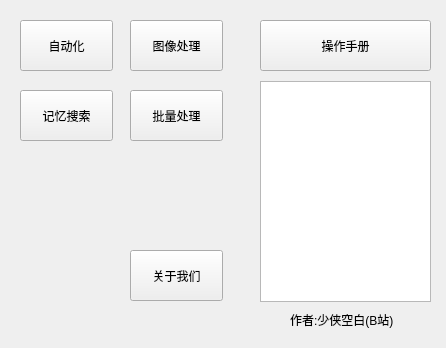
<?xml version="1.0" encoding="UTF-8"?>
<ui version="4.0">
 <class>Form</class>
 <widget class="QWidget" name="Form">
  <property name="geometry">
   <rect>
    <x>0</x>
    <y>0</y>
    <width>446</width>
    <height>348</height>
   </rect>
  </property>
  <property name="windowTitle">
   <string>Form</string>
  </property>
  <widget class="QPushButton" name="pushButton">
   <property name="geometry">
    <rect>
     <x>20</x>
     <y>20</y>
     <width>93</width>
     <height>51</height>
    </rect>
   </property>
   <property name="text">
    <string>自动化</string>
   </property>
  </widget>
  <widget class="QPushButton" name="pushButton_2">
   <property name="geometry">
    <rect>
     <x>130</x>
     <y>20</y>
     <width>93</width>
     <height>51</height>
    </rect>
   </property>
   <property name="text">
    <string>图像处理</string>
   </property>
  </widget>
  <widget class="QPushButton" name="pushButton_3">
   <property name="geometry">
    <rect>
     <x>130</x>
     <y>250</y>
     <width>93</width>
     <height>51</height>
    </rect>
   </property>
   <property name="text">
    <string>关于我们</string>
   </property>
  </widget>
  <widget class="QPushButton" name="pushButton_4">
   <property name="geometry">
    <rect>
     <x>20</x>
     <y>90</y>
     <width>93</width>
     <height>51</height>
    </rect>
   </property>
   <property name="text">
    <string>记忆搜索</string>
   </property>
  </widget>
  <widget class="QLabel" name="label">
   <property name="geometry">
    <rect>
     <x>290</x>
     <y>310</y>
     <width>141</width>
     <height>20</height>
    </rect>
   </property>
   <property name="text">
    <string>作者:少侠空白(B站)</string>
   </property>
  </widget>
  <widget class="QPushButton" name="pushButton_5">
   <property name="geometry">
    <rect>
     <x>130</x>
     <y>90</y>
     <width>93</width>
     <height>51</height>
    </rect>
   </property>
   <property name="text">
    <string>批量处理</string>
   </property>
  </widget>
  <widget class="QPushButton" name="pushButton_6">
   <property name="geometry">
    <rect>
     <x>260</x>
     <y>20</y>
     <width>171</width>
     <height>51</height>
    </rect>
   </property>
   <property name="text">
    <string>操作手册</string>
   </property>
  </widget>
  <widget class="QTextBrowser" name="textBrowser">
   <property name="geometry">
    <rect>
     <x>260</x>
     <y>81</y>
     <width>171</width>
     <height>221</height>
    </rect>
   </property>
  </widget>
 </widget>
 <resources/>
 <connections/>
</ui>
